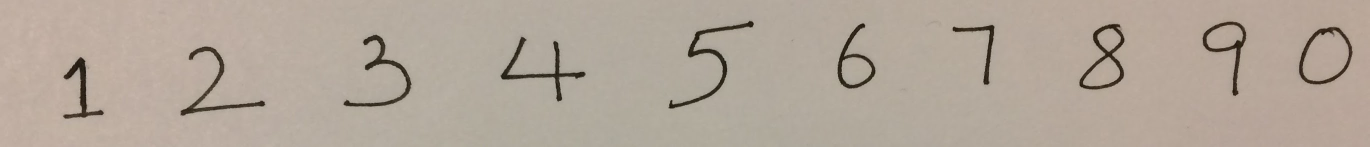
%> input picture images/image1.JPG, 2739 x 294 px (shown at 1/2 size)
$ octave ec.m   (GNU Octave 9; MATLAB toolbox functions it lacks are replaced by stand-ins)
%> lines starting %> are read from the running program, lines starting %| are printed output that depends on the picture; in (x1, y1, x2, y2) boxes, pixels count from 0 and x2, y2 are one past the last pixel; in counts of white or black regions, pixels touching at a corner belong together; the program's own positions count from 1
### matlab/convnet_forward.m
function [output, P] = convnet_forward(params, layers, data)
    l = length(layers);
    %batch_size = layers{1}.batch_size;
    assert(strcmp(layers{1}.type, 'DATA') == 1, 'first layer must be data layer');
    output{1}.data = data;
    output{1}.height = layers{1}.height;
    output{1}.width = layers{1}.width;
    output{1}.channel = layers{1}.channel;
    output{1}.batch_size = layers{1}.batch_size;
    output{1}.diff = 0;
    for i = 2:l-1
        switch layers{i}.type
            case 'CONV'
                output{i} = conv_layer_forward(output{i-1}, layers{i}, params{i-1});
            case 'POOLING'
                output{i} = pooling_layer_forward(output{i-1}, layers{i});
            case 'IP'
                output{i} = inner_product_forward(output{i-1}, layers{i}, params{i-1});
            case 'RELU'
                output{i} = relu_forward(output{i-1});
            case 'ELU'
                output{i} = elu_forward(output{i-1}, layers{i});
        end
    end
    if nargout > 1
        W = bsxfun(@plus, params{l-1}.w * output{l-1}.data, params{l-1}.b);
        W = [W; zeros(1, size(W, 2))];
        W=bsxfun(@minus, W, max(W));
        W=exp(W);

        % Convert to Probabilities by normalizing
        P=bsxfun(@rdivide, W, sum(W));
    end
end

### matlab/get_lenet.m
function layers = get_lenet()

    layers{1}.type = 'DATA';
    layers{1}.height = 28;
    layers{1}.width = 28;
    layers{1}.channel = 1;
    layers{1}.batch_size = 100;

    layers{2}.type = 'CONV';
    layers{2}.num = 20;
    layers{2}.k = 5;
    layers{2}.stride = 1;
    layers{2}.pad = 0;
    layers{2}.group = 1;

    layers{3}.type = 'RELU';

    layers{4}.type = 'POOLING';
    layers{4}.k = 2;
    layers{4}.stride = 2;
    layers{4}.pad = 0;


    layers{5}.type = 'CONV';
    layers{5}.k = 5;
    layers{5}.stride = 1;
    layers{5}.pad = 0;
    layers{5}.group = 1;
    layers{5}.num = 50;

    layers{6}.type = 'RELU';

    layers{7}.type = 'POOLING';
    layers{7}.k = 2;
    layers{7}.stride = 2;
    layers{7}.pad = 0;

    layers{8}.type = 'IP';
    layers{8}.num = 500;
    layers{8}.init_type = 'uniform';

    layers{9}.type = 'RELU';

    layers{10}.type = 'LOSS';
    layers{10}.num = 10;

end

### ec/ec.m

% This script is ready to visualize the result of the image1.
% The image is read and stored in the variable input_image1 as shown below.
%For geting visuals of other input images, please refer the comments
%Some portion of the code is same for input image and is mentioned in the
%comments
% Different portions are either provided or asked to change the varibale
% according to the input image as mentioned in the comments.

%Visual resuls are provided in the report for all 4 input images.

layers = get_lenet();
load lenet.mat
layers{1}.batch_size = 1;

%Read the images from their paths
input_image1 = imread('../images/image1.jpg');
%> input_image1 is the input picture: size 294x2739x3 uint8; mean R, G, B 178.5, 166.4, 154
input_image2 = imread('../images/image2.jpg');
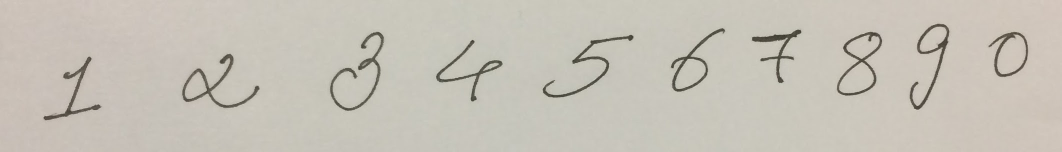
%> input picture images/image2.JPG, 2123 x 303 px (shown at 1/2 size)
%> input_image2 is the input picture: size 303x2123x3 uint8; mean R, G, B 198, 193.2, 183.1
input_image3 = imread('../images/image3.png');
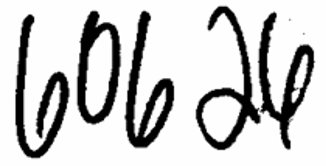
%> input picture images/image3.png, 326 x 166 px
%> input_image3 is the input picture: size 166x326x3 uint8; min 0, max 255, mean 201.6
input_image4 = imread('../images/image4.jpg');
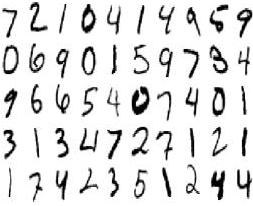
%> input picture images/image4.jpg, 253 x 206 px
%> input_image4 is the input picture: size 206x253x3 uint8; min 0, max 255, mean 224.1


%For input image1
% For other input images please change the input_image1 to input_image{2,3,4}
input_image1 = rgb2gray(input_image1);
%> input_image1: size 294x2739 uint8
input_image1 = imbinarize(input_image1);
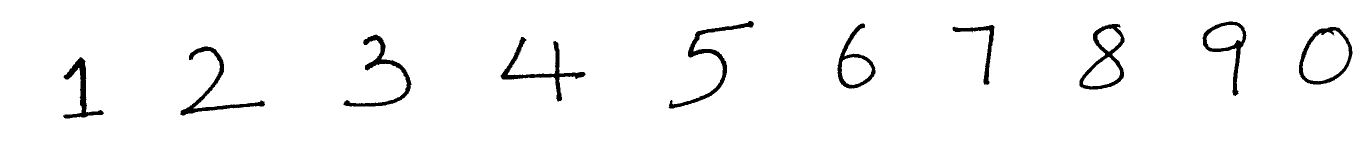
%> input_image1: size 294x2739 logical (shown at 1/2 size); 96.8% white; 10 black regions, largest, box (x1, y1, x2, y2) and area: (1337, 42, 1508, 217) 3214, (1001, 74, 1171, 203) 3040, (361, 93, 530, 231) 2926
final_input_image1 = im2double(input_image1);

%Using the bwlabel on input image
%For other image, change the variable input_image1 to input_image{2,3,4}
[L,n] = bwlabel(1.-input_image1);
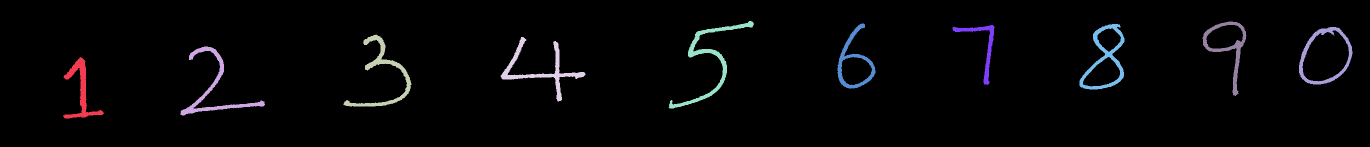
%> L: size 294x2739 double (shown at 1/2 size); 11 distinct labels, from 0 to 10; one colour per label, 0 black
%> n = 10
bb = cell(1,n);
%> bb = {[], [], [], [], [], [], [], [], [], []}
%> the run ends on the next line


 %finding connected components
 % where arrX and arrY are row and column of matrix respectively
 %Note: Below portion remain same for every input images.
for count = 1:n
    [arrX,arrY] = find(L==count)
    bb{count} = input_image1(min(arrX):max(arrX), min(arrY):max(arrY));
    min_of_arrX = min(arrX);
    min_of_arrY = min(arrY);
    [arrX,arrY] = size(bb{count});

    %calling the local built get_padding function which does padding
    %This call is applicable for every input image.
    XY_reshape = get_padding(arrX, arrY, count, bb);

%Note: Below code is aplicable and must be included for every input image.
% REference for the following is https://www.mathworks.com/help/matlab/ref/imresize.html
    bb{count} = imresize(bb{count}, [28-2*XY_reshape 28-2*XY_reshape], 'nearest')';
    bb{count} = padarray(bb{count}, [XY_reshape XY_reshape], 1);

    [~, P] = convnet_forward(params, layers, logical(1.-bb{count}(:)));
% [46 lines not run here, left out]
function f = get_padding(arrX, arrY, count, bb)
    if arrX > arrY
        bb{count} = padarray(bb{count}, [0 floor((arrX-arrY)/2)], 1);
    else
        bb{count} = padarray(bb{count}, [floor((arrY-arrX)/2) 0], 1);
    end

    if max([arrX, arrY]) > 100 && (arrX/arrY-1) > 0.5
        f = 5;
    else
        if max([arrX, arrY]) > 100
            f = 4;
        else
            f = 0;
        end
    end

end
